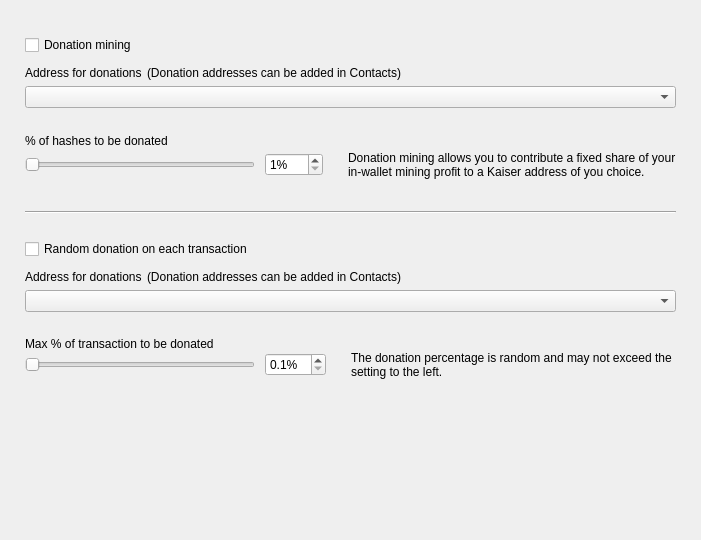
<?xml version="1.0" encoding="UTF-8"?>
<ui version="4.0">
 <class>DonationOptionsFrame</class>
 <widget class="QFrame" name="DonationOptionsFrame">
  <property name="geometry">
   <rect>
    <x>0</x>
    <y>0</y>
    <width>701</width>
    <height>540</height>
   </rect>
  </property>
  <property name="windowTitle">
   <string>Frame</string>
  </property>
  <property name="frameShape">
   <enum>QFrame::NoFrame</enum>
  </property>
  <property name="frameShadow">
   <enum>QFrame::Raised</enum>
  </property>
  <layout class="QVBoxLayout" name="verticalLayout">
   <property name="spacing">
    <number>10</number>
   </property>
   <property name="leftMargin">
    <number>25</number>
   </property>
   <property name="topMargin">
    <number>35</number>
   </property>
   <property name="rightMargin">
    <number>25</number>
   </property>
   <property name="bottomMargin">
    <number>0</number>
   </property>
   <item>
    <widget class="QCheckBox" name="m_enableDonationMiningCheck">
     <property name="text">
      <string>Donation mining</string>
     </property>
    </widget>
   </item>
   <item>
    <widget class="QFrame" name="m_donationMiningFrame">
     <property name="frameShape">
      <enum>QFrame::NoFrame</enum>
     </property>
     <property name="frameShadow">
      <enum>QFrame::Raised</enum>
     </property>
     <layout class="QGridLayout" name="gridLayout" columnstretch="1,0,0,1">
      <property name="leftMargin">
       <number>0</number>
      </property>
      <property name="topMargin">
       <number>0</number>
      </property>
      <property name="rightMargin">
       <number>0</number>
      </property>
      <property name="bottomMargin">
       <number>0</number>
      </property>
      <property name="horizontalSpacing">
       <number>10</number>
      </property>
      <property name="verticalSpacing">
       <number>0</number>
      </property>
      <item row="2" column="0" colspan="4">
       <widget class="QComboBox" name="m_donationMiningAddressCombo"/>
      </item>
      <item row="3" column="0" colspan="4">
       <spacer name="verticalSpacer_2">
        <property name="orientation">
         <enum>Qt::Vertical</enum>
        </property>
        <property name="sizeType">
         <enum>QSizePolicy::Fixed</enum>
        </property>
        <property name="sizeHint" stdset="0">
         <size>
          <width>20</width>
          <height>25</height>
         </size>
        </property>
       </spacer>
      </item>
      <item row="4" column="0" colspan="4">
       <widget class="WalletGui::WalletNormalBlackTextLabel" name="label_2">
        <property name="minimumSize">
         <size>
          <width>0</width>
          <height>16</height>
         </size>
        </property>
        <property name="text">
         <string>% of hashes to be donated</string>
        </property>
        <property name="indent">
         <number>0</number>
        </property>
       </widget>
      </item>
      <item row="5" column="1">
       <widget class="QSpinBox" name="m_donationMiningAmountSpin">
        <property name="suffix">
         <string>%</string>
        </property>
        <property name="minimum">
         <number>1</number>
        </property>
        <property name="maximum">
         <number>100</number>
        </property>
       </widget>
      </item>
      <item row="5" column="0">
       <widget class="QSlider" name="m_donationMiningAmountSlider">
        <property name="maximumSize">
         <size>
          <width>230</width>
          <height>16777215</height>
         </size>
        </property>
        <property name="minimum">
         <number>1</number>
        </property>
        <property name="maximum">
         <number>100</number>
        </property>
        <property name="orientation">
         <enum>Qt::Horizontal</enum>
        </property>
       </widget>
      </item>
      <item row="5" column="2">
       <spacer name="horizontalSpacer">
        <property name="orientation">
         <enum>Qt::Horizontal</enum>
        </property>
        <property name="sizeType">
         <enum>QSizePolicy::Fixed</enum>
        </property>
        <property name="sizeHint" stdset="0">
         <size>
          <width>5</width>
          <height>20</height>
         </size>
        </property>
       </spacer>
      </item>
      <item row="5" column="3" alignment="Qt::AlignVCenter">
       <widget class="WalletGui::WalletSmallGrayTextLabel" name="m_donationMiningCommentLabel">
        <property name="minimumSize">
         <size>
          <width>0</width>
          <height>32</height>
         </size>
        </property>
        <property name="text">
         <string>Donation mining allows you to contribute a fixed share of your in-wallet mining profit to a Kaiser address of you choice.</string>
        </property>
        <property name="wordWrap">
         <bool>true</bool>
        </property>
        <property name="indent">
         <number>0</number>
        </property>
       </widget>
      </item>
      <item row="1" column="0" colspan="4">
       <spacer name="verticalSpacer_6">
        <property name="orientation">
         <enum>Qt::Vertical</enum>
        </property>
        <property name="sizeType">
         <enum>QSizePolicy::Fixed</enum>
        </property>
        <property name="sizeHint" stdset="0">
         <size>
          <width>20</width>
          <height>5</height>
         </size>
        </property>
       </spacer>
      </item>
      <item row="0" column="0" colspan="4">
       <layout class="QHBoxLayout" name="horizontalLayout" stretch="0,1">
        <property name="spacing">
         <number>5</number>
        </property>
        <property name="leftMargin">
         <number>0</number>
        </property>
        <item>
         <widget class="WalletGui::WalletNormalBlackTextLabel" name="label">
          <property name="minimumSize">
           <size>
            <width>0</width>
            <height>16</height>
           </size>
          </property>
          <property name="text">
           <string>Address for donations</string>
          </property>
          <property name="indent">
           <number>0</number>
          </property>
         </widget>
        </item>
        <item>
         <widget class="WalletGui::WalletSmallGrayTextLabel" name="label_5">
          <property name="text">
           <string>(Donation addresses can be added in Contacts)</string>
          </property>
         </widget>
        </item>
       </layout>
      </item>
     </layout>
    </widget>
   </item>
   <item>
    <spacer name="verticalSpacer_3">
     <property name="orientation">
      <enum>Qt::Vertical</enum>
     </property>
     <property name="sizeType">
      <enum>QSizePolicy::Fixed</enum>
     </property>
     <property name="sizeHint" stdset="0">
      <size>
       <width>20</width>
       <height>20</height>
      </size>
     </property>
    </spacer>
   </item>
   <item>
    <widget class="Line" name="line">
     <property name="frameShadow">
      <enum>QFrame::Sunken</enum>
     </property>
     <property name="orientation">
      <enum>Qt::Horizontal</enum>
     </property>
    </widget>
   </item>
   <item>
    <spacer name="verticalSpacer_4">
     <property name="orientation">
      <enum>Qt::Vertical</enum>
     </property>
     <property name="sizeType">
      <enum>QSizePolicy::Fixed</enum>
     </property>
     <property name="sizeHint" stdset="0">
      <size>
       <width>20</width>
       <height>15</height>
      </size>
     </property>
    </spacer>
   </item>
   <item>
    <widget class="QCheckBox" name="m_enableDonationChangeCheck">
     <property name="text">
      <string>Random donation on each transaction</string>
     </property>
    </widget>
   </item>
   <item>
    <widget class="QFrame" name="m_donationChangeFrame">
     <property name="frameShape">
      <enum>QFrame::NoFrame</enum>
     </property>
     <property name="frameShadow">
      <enum>QFrame::Raised</enum>
     </property>
     <layout class="QGridLayout" name="gridLayout_2" columnstretch="1,0,0,1">
      <property name="leftMargin">
       <number>0</number>
      </property>
      <property name="topMargin">
       <number>0</number>
      </property>
      <property name="rightMargin">
       <number>0</number>
      </property>
      <property name="bottomMargin">
       <number>0</number>
      </property>
      <property name="horizontalSpacing">
       <number>10</number>
      </property>
      <property name="verticalSpacing">
       <number>0</number>
      </property>
      <item row="3" column="0" colspan="4">
       <spacer name="verticalSpacer_5">
        <property name="orientation">
         <enum>Qt::Vertical</enum>
        </property>
        <property name="sizeType">
         <enum>QSizePolicy::Fixed</enum>
        </property>
        <property name="sizeHint" stdset="0">
         <size>
          <width>20</width>
          <height>25</height>
         </size>
        </property>
       </spacer>
      </item>
      <item row="4" column="0" colspan="4">
       <widget class="WalletGui::WalletNormalBlackTextLabel" name="label_3">
        <property name="text">
         <string>Max % of transaction to be donated</string>
        </property>
        <property name="indent">
         <number>0</number>
        </property>
       </widget>
      </item>
      <item row="5" column="0">
       <widget class="QSlider" name="m_donationChangeAmountSlider">
        <property name="maximumSize">
         <size>
          <width>230</width>
          <height>16777215</height>
         </size>
        </property>
        <property name="minimum">
         <number>1</number>
        </property>
        <property name="maximum">
         <number>100</number>
        </property>
        <property name="orientation">
         <enum>Qt::Horizontal</enum>
        </property>
       </widget>
      </item>
      <item row="2" column="0" colspan="4">
       <widget class="QComboBox" name="m_donationChangeAddressCombo"/>
      </item>
      <item row="5" column="3" alignment="Qt::AlignVCenter">
       <widget class="WalletGui::WalletSmallGrayTextLabel" name="m_donationChangeCommentLabel">
        <property name="text">
         <string>The donation percentage is random and may not exceed the setting to the left.</string>
        </property>
        <property name="wordWrap">
         <bool>true</bool>
        </property>
        <property name="indent">
         <number>0</number>
        </property>
       </widget>
      </item>
      <item row="5" column="1">
       <widget class="QDoubleSpinBox" name="m_donationChangeAmountSpin">
        <property name="suffix">
         <string>%</string>
        </property>
        <property name="decimals">
         <number>1</number>
        </property>
        <property name="minimum">
         <double>0.100000000000000</double>
        </property>
        <property name="maximum">
         <double>10.000000000000000</double>
        </property>
        <property name="singleStep">
         <double>0.100000000000000</double>
        </property>
       </widget>
      </item>
      <item row="5" column="2">
       <spacer name="horizontalSpacer_2">
        <property name="orientation">
         <enum>Qt::Horizontal</enum>
        </property>
        <property name="sizeType">
         <enum>QSizePolicy::Fixed</enum>
        </property>
        <property name="sizeHint" stdset="0">
         <size>
          <width>5</width>
          <height>20</height>
         </size>
        </property>
       </spacer>
      </item>
      <item row="1" column="0" colspan="4">
       <spacer name="verticalSpacer_7">
        <property name="orientation">
         <enum>Qt::Vertical</enum>
        </property>
        <property name="sizeType">
         <enum>QSizePolicy::Fixed</enum>
        </property>
        <property name="sizeHint" stdset="0">
         <size>
          <width>20</width>
          <height>5</height>
         </size>
        </property>
       </spacer>
      </item>
      <item row="0" column="0" colspan="4">
       <layout class="QHBoxLayout" name="horizontalLayout_2" stretch="0,1">
        <property name="spacing">
         <number>5</number>
        </property>
        <property name="leftMargin">
         <number>0</number>
        </property>
        <item>
         <widget class="WalletGui::WalletNormalBlackTextLabel" name="label_4">
          <property name="minimumSize">
           <size>
            <width>0</width>
            <height>16</height>
           </size>
          </property>
          <property name="text">
           <string>Address for donations</string>
          </property>
          <property name="indent">
           <number>0</number>
          </property>
         </widget>
        </item>
        <item>
         <widget class="WalletGui::WalletSmallGrayTextLabel" name="label_6">
          <property name="text">
           <string>(Donation addresses can be added in Contacts)</string>
          </property>
         </widget>
        </item>
       </layout>
      </item>
     </layout>
    </widget>
   </item>
   <item>
    <spacer name="verticalSpacer">
     <property name="orientation">
      <enum>Qt::Vertical</enum>
     </property>
     <property name="sizeType">
      <enum>QSizePolicy::Expanding</enum>
     </property>
     <property name="sizeHint" stdset="0">
      <size>
       <width>20</width>
       <height>10</height>
      </size>
     </property>
    </spacer>
   </item>
  </layout>
 </widget>
 <customwidgets>
  <customwidget>
   <class>WalletGui::WalletSmallGrayTextLabel</class>
   <extends>QLabel</extends>
   <header>Gui/Common/WalletTextLabel.h</header>
  </customwidget>
  <customwidget>
   <class>WalletGui::WalletNormalBlackTextLabel</class>
   <extends>QLabel</extends>
   <header>Gui/Common/WalletTextLabel.h</header>
  </customwidget>
 </customwidgets>
 <resources/>
 <connections>
  <connection>
   <sender>m_enableDonationMiningCheck</sender>
   <signal>toggled(bool)</signal>
   <receiver>m_donationMiningFrame</receiver>
   <slot>setEnabled(bool)</slot>
   <hints>
    <hint type="sourcelabel">
     <x>353</x>
     <y>41</y>
    </hint>
    <hint type="destinationlabel">
     <x>350</x>
     <y>115</y>
    </hint>
   </hints>
  </connection>
  <connection>
   <sender>m_donationMiningAmountSlider</sender>
   <signal>valueChanged(int)</signal>
   <receiver>DonationOptionsFrame</receiver>
   <slot>donationMiningAmountChanged(int)</slot>
   <hints>
    <hint type="sourcelabel">
     <x>187</x>
     <y>155</y>
    </hint>
    <hint type="destinationlabel">
     <x>350</x>
     <y>269</y>
    </hint>
   </hints>
  </connection>
  <connection>
   <sender>m_donationMiningAmountSpin</sender>
   <signal>valueChanged(int)</signal>
   <receiver>DonationOptionsFrame</receiver>
   <slot>donationMiningAmountChanged(int)</slot>
   <hints>
    <hint type="sourcelabel">
     <x>391</x>
     <y>155</y>
    </hint>
    <hint type="destinationlabel">
     <x>350</x>
     <y>269</y>
    </hint>
   </hints>
  </connection>
  <connection>
   <sender>m_enableDonationChangeCheck</sender>
   <signal>toggled(bool)</signal>
   <receiver>m_donationChangeFrame</receiver>
   <slot>setEnabled(bool)</slot>
   <hints>
    <hint type="sourcelabel">
     <x>353</x>
     <y>237</y>
    </hint>
    <hint type="destinationlabel">
     <x>350</x>
     <y>328</y>
    </hint>
   </hints>
  </connection>
  <connection>
   <sender>m_donationChangeAmountSlider</sender>
   <signal>valueChanged(int)</signal>
   <receiver>DonationOptionsFrame</receiver>
   <slot>donationChangeAmountChanged(int)</slot>
   <hints>
    <hint type="sourcelabel">
     <x>187</x>
     <y>385</y>
    </hint>
    <hint type="destinationlabel">
     <x>350</x>
     <y>269</y>
    </hint>
   </hints>
  </connection>
  <connection>
   <sender>m_donationChangeAmountSpin</sender>
   <signal>valueChanged(double)</signal>
   <receiver>DonationOptionsFrame</receiver>
   <slot>donationChangeAmountChanged(double)</slot>
   <hints>
    <hint type="sourcelabel">
     <x>433</x>
     <y>353</y>
    </hint>
    <hint type="destinationlabel">
     <x>350</x>
     <y>269</y>
    </hint>
   </hints>
  </connection>
 </connections>
 <slots>
  <slot>donationMiningAmountChanged(int)</slot>
  <slot>donationChangeAmountChanged(int)</slot>
  <slot>donationChangeAmountChanged(double)</slot>
 </slots>
</ui>
